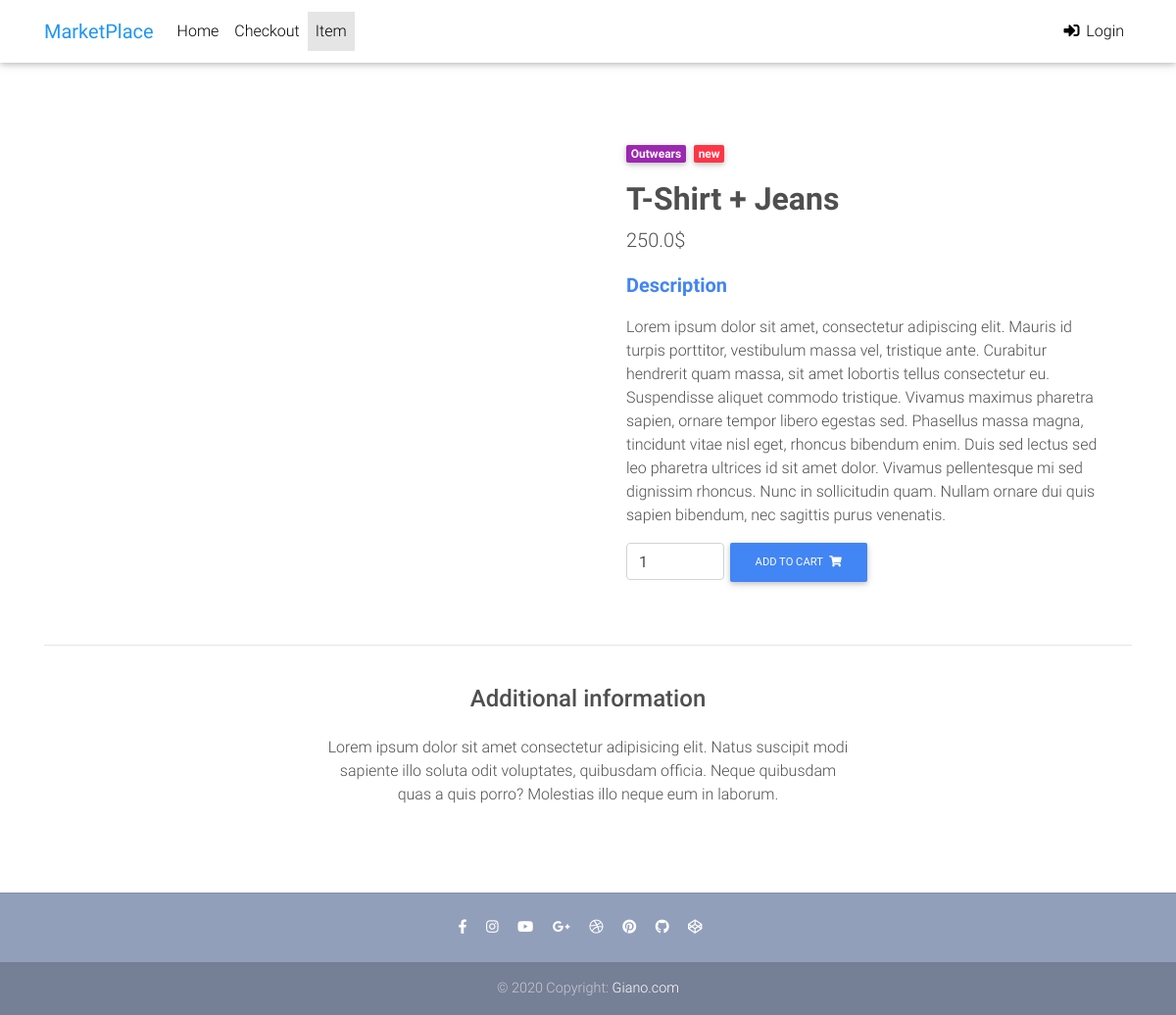
The page /item/5/ on the database its author committed.
### core/models.py (models this page shows, shortened)
class Item(models.Model):
    id = models.AutoField(primary_key=True)
    name = models.CharField(max_length=100)
    price = models.FloatField()
    category = models.CharField(choices=CATEGORY_CHOICES, max_length=2)
    description = models.CharField(max_length=1000, default=LOREM_IPSUM)
    img = models.CharField(max_length=100, default=DEFAULT_IMG)
    discounted_price = models.FloatField(blank=True, null=True)
    label = models.CharField(max_length=25, blank=True, null=True)
    label_color = models.CharField(
        choices=LABEL_COLOR_CHOICES, max_length=1, blank=True, null=True)
    def get_add_to_cart_url(self):
        return reverse('core:add_to_cart', kwargs={'pk': self.id})

### core/views.py (the view)
# urls.py: path('item/<pk>/', ItemView.as_view(), name='item'),
class ItemView(DetailView):
    model = Item
    template_name = 'item.html'

### templates/item.html (shortened to what this page needs)
{% extends "base.html" %}
{% block content %}
<main class="mt-5 pt-4">
  <div class="container dark-grey-text mt-5">
    <div class="row wow fadeIn">
      <div class="col-md-6 mb-4">
      </div>
      <div class="col-md-6 mb-4">
        <div class="p-4">
          <div class="mb-3">
            <a href="">
              <span class="badge purple mr-1">{{ item.get_category_display }}</span>
            </a>
            <a href="">
              {% if item.label %}
              <span class="badge {{ item.get_label_color_display }} mr-1">{{ item.label }}</span>
              {% endif %}
            </a>
          </div>
          <h2 class="font-weight-bold">{{ item.name }}</h2>
          <p class="lead">
            {% if item.discounted_price %}
            <span class="mr-1">
              <del>{{ item.price }}$</del>
            </span>
            <span>{{ item.discounted_price }}$</span>
            {% else %}
            <span>{{ item.price }}$</span>
            {% endif %}
          </p>
          <p class="lead font-weight-bold text-primary">Description</p>
          <p>{{ item.description }}</p>
          <a href="{{ item.get_add_to_cart_url }}" class="d-flex justify-content-left">
            <input type="number" value="1" aria-label="Search" class="form-control" style="width: 100px">
            <button class="btn btn-primary btn-md my-0 p" type="submit">Add to cart
              <i class="fas fa-shopping-cart ml-1"></i>
            </button>
          </a>
        </div>
      </div>
    </div>
    <hr>
    <div class="row d-flex justify-content-center wow fadeIn">
      <div class="col-md-6 text-center">
        <h4 class="my-4 h4">Additional information</h4>
        <p>Lorem ipsum dolor sit amet consectetur adipisicing elit. Natus suscipit modi sapiente illo soluta odit
          voluptates,
          quibusdam officia. Neque quibusdam quas a quis porro? Molestias illo neque eum in laborum.</p>
      </div>
    </div>
    <div class="row wow fadeIn">
      <div class="col-lg-4 col-md-12 mb-4">
      </div>
      <div class="col-lg-4 col-md-6 mb-4">
      </div>
      <div class="col-lg-4 col-md-6 mb-4">
      </div>
    </div>
  </div>
</main>
</body>
{% endblock content %}

### templates/base.html (shortened to what this page needs)
{% load staticfiles %}
{% load my_template_tags %}
<!DOCTYPE html>
<html lang="en">
<head>
    <link rel="stylesheet" href="https://use.fontawesome.com/releases/v5.11.2/css/all.css">
    <link href="{% static 'css/bootstrap.min.css' %}" rel="stylesheet">
    <link href="{% static 'css/mdb.min.css' %}" rel="stylesheet">
    <link href="{% static 'css/style.min.css' %}" rel="stylesheet">
</head>
{% include "navbar.html" %}
<body>
    {% block content  %}
    {% endblock content %}
    {% include "footer.html" %}
</body>
</html>

### templates/navbar.html (shortened to what this page needs)
{% load my_template_tags %}
<nav class="navbar fixed-top navbar-expand-lg navbar-light white scrolling-navbar">
    <div class="container">
        <a class="navbar-brand waves-effect" href="https://mdbootstrap.com/docs/jquery/" target="_blank">
            <strong class="blue-text">MarketPlace</strong>
        </a>
        <div class="collapse navbar-collapse" id="navbarSupportedContent">
            <ul class="navbar-nav mr-auto">
                <li class="nav-item" id="home">
                    <a class="nav-link waves-effect" href="{% url 'core:home' %}">Home</a>
                </li>
                <li class="nav-item" id="checkout">
                    <a class="nav-link waves-effect" href="{% url 'core:checkout' %}">Checkout</a>
                </li>
                <li class="nav-item" id="item">
                    <a class="nav-link waves-effect" href="http://127.0.0.1:8000/item/5">Item</a>
                </li>
            </ul>
            <ul class="navbar-nav nav-flex-icons">
                {% if request.user.is_authenticated %}
                <li class="nav-item">
                    <a href="{% url 'core:order_summary' %}" class="nav-link waves-effect">
                        {% if request.user|cart_item_count > 0%}
                        <span class="badge red z-depth-1 mr-1"> {{ request.user|cart_item_count }} </span>
                        {% endif %}
                        <i class="fas fa-shopping-cart"></i>
                        <span class="clearfix d-none d-sm-inline-block"> Cart </span>
                    </a>
                </li>
                <li class="nav-item">
                    <a class="nav-link waves-effect" href="{% url 'account_logout' %}">
                        <i class="fas fa-sign-out-alt"></i>
                        <span class="clearfix d-none d-sm-inline-block"> Logout </span>
                    </a>
                </li>
                {% else %}
                <li class="nav-item">
                    <a class="nav-link waves-effect" href="{% url 'account_login' %}">
                        <i class="fas fa-sign-in-alt"></i>
                        <span class="clearfix d-none d-sm-inline-block"> Login </span>
                    </a>
                </li>
                {% endif %}
            </ul>
        </div>
    </div>
</nav>

### templates/messages.html (shortened to what this page needs)
{% load my_template_tags %}

### templates/footer.html
<footer class="page-footer text-center font-small mt-4 wow fadeIn">
    <hr class="my-4">
    <div class="pb-4">
        <a href="https://www.facebook.com/profile.php?id=1675298896" target="_blank">
            <i class="fab fa-facebook-f mr-3"></i>
        </a>
        <a href="https://www.instagram.com/marco.gianelli.95/" target="_blank">
            <i class="fab fa-instagram mr-3"></i>
        </a>
        <a href="https://www.youtube.com/watch?v=7MUISDJ5ZZ4" target="_blank">
            <i class="fab fa-youtube mr-3"></i>
        </a>
        <a href="https://plus.google.com/u/0/b/107863090883699620484" target="_blank">
            <i class="fab fa-google-plus-g mr-3"></i>
        </a>
        <a href="https://dribbble.com/mdbootstrap" target="_blank">
            <i class="fab fa-dribbble mr-3"></i>
        </a>
        <a href="https://pinterest.com/mdbootstrap" target="_blank">
            <i class="fab fa-pinterest mr-3"></i>
        </a>
        <a href="https://github.com/giano95" target="_blank">
            <i class="fab fa-github mr-3"></i>
        </a>
        <a href="http://codepen.io/mdbootstrap/" target="_blank">
            <i class="fab fa-codepen mr-3"></i>
        </a>
    </div>
    <div class="footer-copyright py-3">
        © 2020 Copyright:
        <a href="https://it.wikipedia.org/wiki/Giano" target="_blank"> Giano.com </a>
    </div>
</footer>

### templates/scripts.html (shortened to what this page needs)
{% load static %}

### templates/base.html (style rules this page uses)
html, body, header, .carousel { height: 60vh; }

### rows shown on the page
Item: category "Outwears", label "new", name "T-Shirt + Jeans", price "250.0", description "Lorem ipsum dolor sit amet, consectetur adipiscing elit. Mauris id turpis porttitor, vestibulum massa vel, tristique ante. Curabitur hendrerit quam massa, sit amet lobortis tellus consectetur eu. Suspendisse aliquet commodo tristique. Vivamus maximus pharetra sapien, ornare tempor libero egestas sed. Phasellus massa magna, tincidunt vitae nisl eget, rhoncus bibendum enim. Duis sed lectus sed leo pharetra ultrices id sit amet dolor. Vivamus pellentesque mi sed dignissim rhoncus. Nunc in sollicitudin quam. Nullam ornare dui quis sapien bibendum, nec sagittis purus venenatis."
